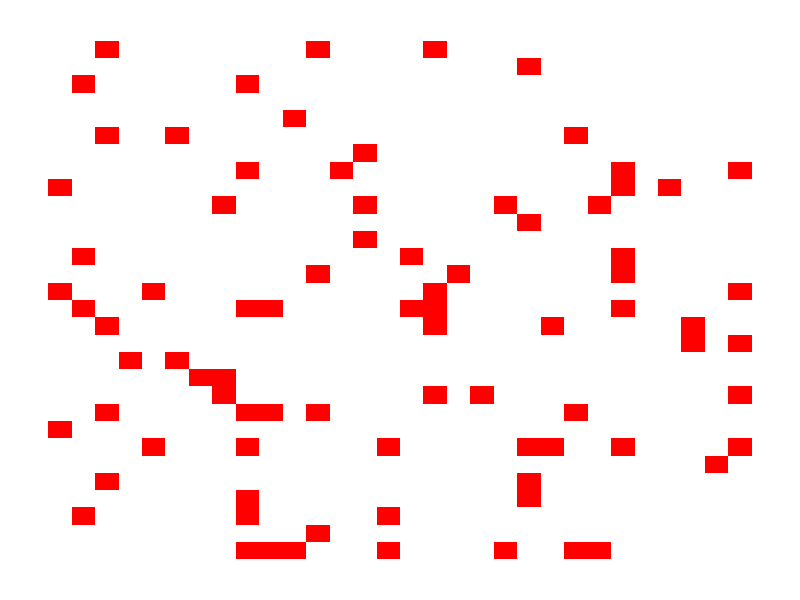

Here is the R script that generated this plot: (Note: this script raises an error after producing the figure.)
#simulation for 

#difine matrix and initial condition
size=30
kbt=1
kp=1
polprob=0.1
totalpol=0
indexpoli=c()
indexpolj=c()
indexpol=0



lattice_1=matrix(nrow=size, ncol=size)
lattice_2=matrix(nrow=size, ncol=size)
heatmaplattice=matrix(nrow=size, ncol=size)
for(i in 1:size)
{
  for(j in 1:size)
  {
    heatmaplattice[i,j]=0
  }
}

coefficientmatrix=matrix(0,nrow=5,ncol=5)
coefficientmatrix[1,1]=-0.2
coefficientmatrix[2,4]=-0.5
coefficientmatrix[4,2]=-0.5
coefficientmatrix[3,4]=0.5
coefficientmatrix[4,3]=0.5
coefficientmatrix[4,4]=-0.25
coefficientmatrix[4,5]=0
coefficientmatrix[5,4]=0


for(i in 1:size)
{
    for(j in 1:size)
    {
      if(runif(1)<polprob)
      {
        lattice_1[i,j]=4
        indexpol=indexpol+1
        indexpoli=c(indexpoli,i)
        indexpolj=c(indexpolj,j)
        totalpol=totalpol+1
      }
      else
        lattice_1[i,j]=5
    }
}
lattice_2=lattice_1


par(mar=c(1,1,1,1))
plot(1,1,type="p",tck=0.03,cex=0.5,las=1,xlab="",col='white',pch=19, ylab="", main="",xlim=c(0,size),ylim=c(0,size),xaxt="n",yaxt="n",bty="n")
for(i in 1:size)
{
  for(j in 1:size)
  {
    par(new=T)
    if(lattice_1[i,j]==4)
      polygon(c(j-1,j,j,j-1),c(size-i,size-i,size-i+1,size-i+1), density = NULL, border = F, col = 'red')
    if(lattice_1[i,j]==5)
      polygon(c(j-1,j,j,j-1),c(size-i,size-i,size-i+1,size-i+1), density = NULL, border = F, col = 'white')
  }
}

for(i in 1:size)
{
  for(j in 1:size)
  {
    par(new=T)
    if(lattice_cho1[i,j]==1)
      polygon(c(j-1+0.2,j-0.2,j-0.2,j-1+0.2),c(size-i+0.2,size-i+0.2,size-i+1-0.2,size-i+1-0.2), density = NULL, border = F, col = 'black')
    if(lattice_cho1[i,j]==2)
      polygon(c(j-1+0.2,j-0.2,j-0.2,j-1+0.2),c(size-i+0.2,size-i+0.2,size-i+1-0.2,size-i+1-0.2), density = NULL, border = F, col = 'blue')
    if(lattice_cho1[i,j]==3)
      polygon(c(j-1+0.2,j-0.2,j-0.2,j-1+0.2),c(size-i+0.2,size-i+0.2,size-i+1-0.2,size-i+1-0.2), density = NULL, border = F, col = 'grey')
  }
}

